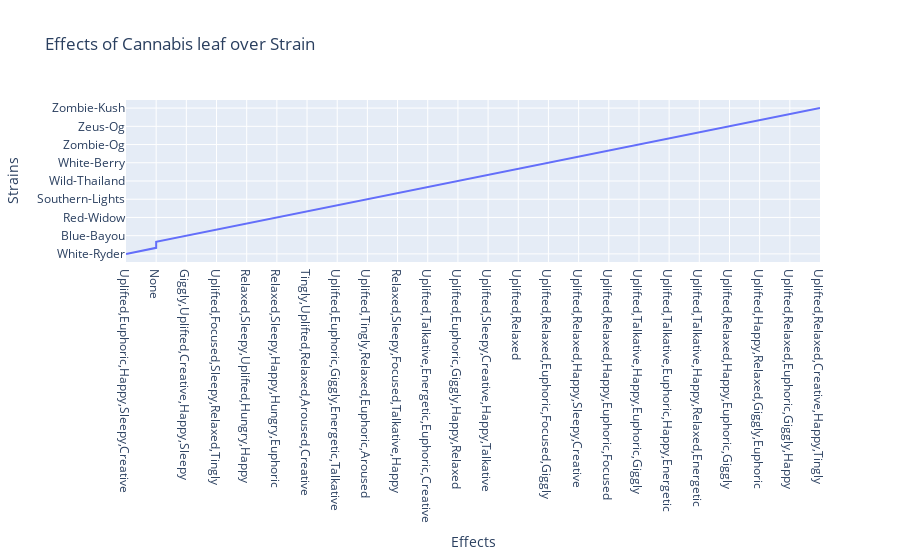

The cell this chart's notebook holds for it:
### Code cell
fig = go.Figure(data=go.Scatter(x=rating['Effects'],
                                y=rating['Strain'],
                                mode='lines')) # hover text goes here
fig.update_layout(title='Effects of Cannabis leaf over Strain',xaxis_title="Effects", yaxis_title="Strains")
fig.show()

### Figure 1 — Plotly figure (JSON) as saved in the notebook; plotly's stock layout.template omitted (floating-point values rounded to 4 significant figures)
{"data": [{"mode": "lines", "type": "scatter", "x": ["Uplifted,Euphoric,Happy,Sleepy,Creative", "None", "None", "Giggly,Uplifted,Creative,Happy,Sleepy", "Uplifted,Focused,Sleepy,Relaxed,Tingly", "Relaxed,Sleepy,Uplifted,Hungry,Happy", "Relaxed,Sleepy,Happy,Hungry,Euphoric", "Tingly,Uplifted,Relaxed,Aroused,Creative", "Uplifted,Euphoric,Giggly,Energetic,Talkative", "Uplifted,Tingly,Relaxed,Euphoric,Aroused", "Relaxed,Sleepy,Focused,Talkative,Happy", "Uplifted,Talkative,Energetic,Euphoric,Creative", "Uplifted,Euphoric,Giggly,Happy,Relaxed", "Uplifted,Sleepy,Creative,Happy,Talkative", "Uplifted,Relaxed", "Uplifted,Relaxed,Euphoric,Focused,Giggly", "Uplifted,Relaxed,Happy,Sleepy,Creative", "Uplifted,Relaxed,Happy,Euphoric,Focused", "Uplifted,Talkative,Happy,Euphoric,Giggly", "Uplifted,Talkative,Euphoric,Happy,Energetic", "Uplifted,Talkative,Happy,Relaxed,Energetic", "Uplifted,Relaxed,Happy,Euphoric,Giggly", "Uplifted,Happy,Relaxed,Giggly,Euphoric", "Uplifted,Relaxed,Euphoric,Giggly,Happy", "Uplifted,Relaxed,Creative,Happy,Tingly"], "y": ["White-Ryder", "Purple-Tide", "Tuna-Og", "Blue-Bayou", "White-Strawberry", "Raw-Diesel", "Red-Widow", "Mexican-Sativa", "Snow-Diesel", "Southern-Lights", "West-Og", "Tahoe-Hydro-Champagne", "Wild-Thailand", "Warlock", "X-Tra-Chz", "White-Berry", "Yummy", "Zen", "Zombie-Og", "Zeta-Sage", "Zoom-Pie", "Zeus-Og", "Yodas-Brain", "Wmd", "Zombie-Kush"]}], "layout": {"title": {"text": "Effects of Cannabis leaf over Strain"}, "xaxis": {"title": {"text": "Effects"}}, "yaxis": {"title": {"text": "Strains"}}}}
